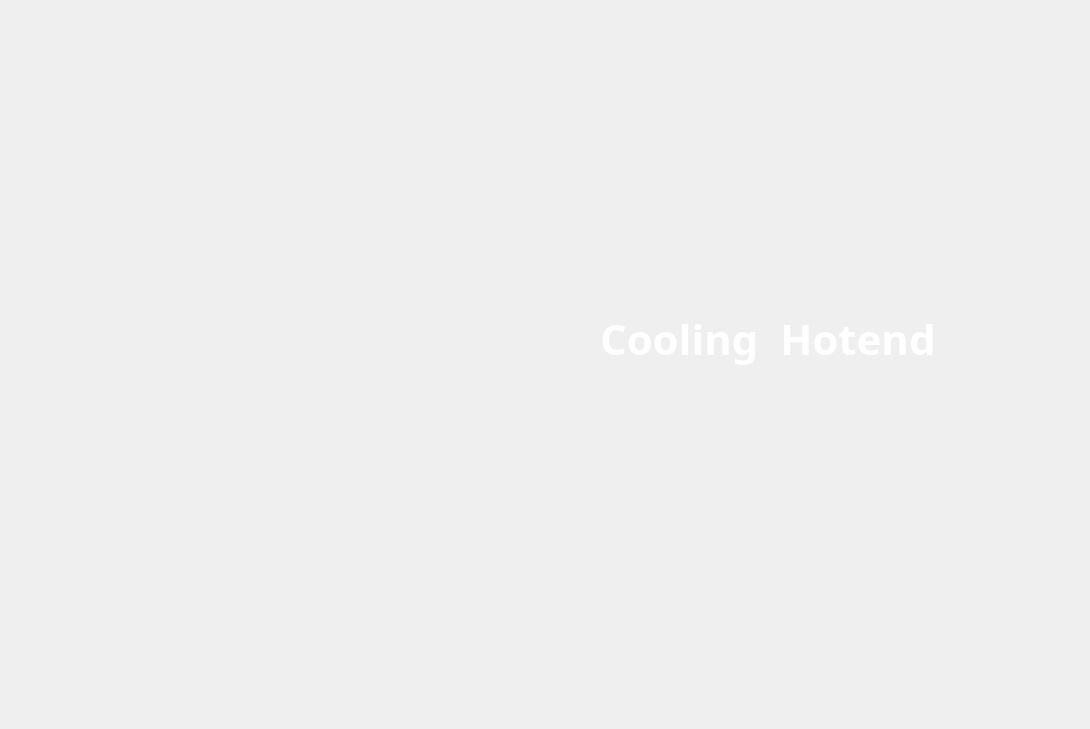
    <widget class="QWidget" name="page_ChangeHotend_4">
     <widget class="QPushButton" name="pushButton_468">
      <property name="geometry">
       <rect>
        <x>0</x>
        <y>0</y>
        <width>160</width>
        <height>180</height>
       </rect>
      </property>
      <property name="styleSheet">
       <string notr="true">outline:none;image: url(:/image/PrintInactive.png);border:none;</string>
      </property>
      <property name="text">
       <string/>
      </property>
     </widget>
     <widget class="QPushButton" name="pushButton_466">
      <property name="geometry">
       <rect>
        <x>0</x>
        <y>360</y>
        <width>160</width>
        <height>180</height>
       </rect>
      </property>
      <property name="styleSheet">
       <string notr="true">outline:none;image: url(:/image/ToolsActive(2).png);border:none;</string>
      </property>
      <property name="text">
       <string/>
      </property>
     </widget>
     <widget class="QPushButton" name="pushButton_467">
      <property name="geometry">
       <rect>
        <x>0</x>
        <y>540</y>
        <width>160</width>
        <height>180</height>
       </rect>
      </property>
      <property name="styleSheet">
       <string notr="true">outline:none;image: url(:/image/AboutInactive.png);border:none;</string>
      </property>
      <property name="text">
       <string/>
      </property>
     </widget>
     <widget class="QPushButton" name="pushButton_465">
      <property name="geometry">
       <rect>
        <x>0</x>
        <y>180</y>
        <width>160</width>
        <height>180</height>
       </rect>
      </property>
      <property name="styleSheet">
       <string notr="true">outline:none;image: url(:/image/FilamentInactive.png);border:none;</string>
      </property>
      <property name="text">
       <string/>
      </property>
     </widget>
     <widget class="QLabel" name="label_308">
      <property name="geometry">
       <rect>
        <x>453</x>
        <y>326</y>
        <width>118</width>
        <height>28</height>
       </rect>
      </property>
      <property name="styleSheet">
       <string notr="true">background-color: rgba(255, 255, 255, 0);border-image: url(:/image/waiting.png);</string>
      </property>
      <property name="text">
       <string/>
      </property>
     </widget>
     <widget class="QLabel" name="label_310">
      <property name="geometry">
       <rect>
        <x>600</x>
        <y>310</y>
        <width>481</width>
        <height>57</height>
       </rect>
      </property>
      <property name="styleSheet">
       <string notr="true">font-weight: bold;
font-family:Barlow;background-color: rgba(255, 255, 255, 0);color: rgba(255, 255, 255, 255);
font-size: 42px;
text-align: left;
font-family: Barlow;</string>
      </property>
      <property name="text">
       <string>Cooling  Hotend</string>
      </property>
     </widget>
    </widget>
